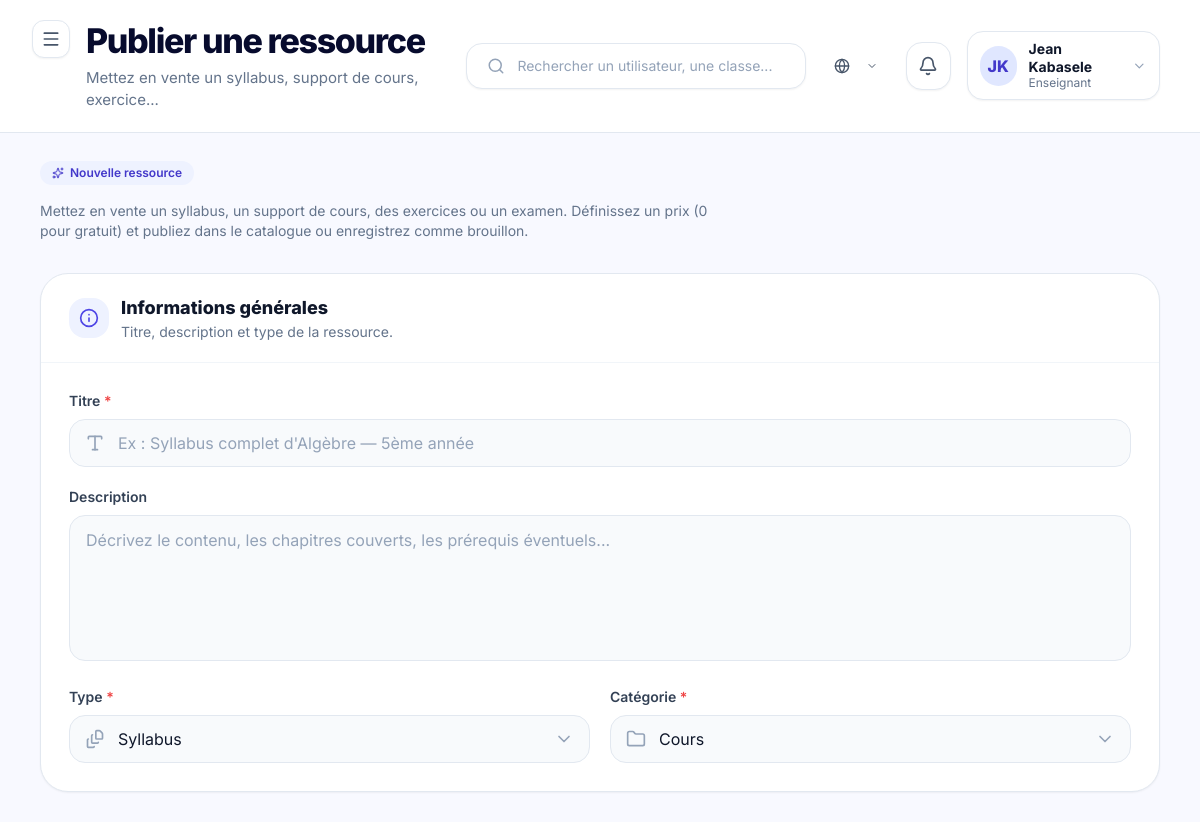
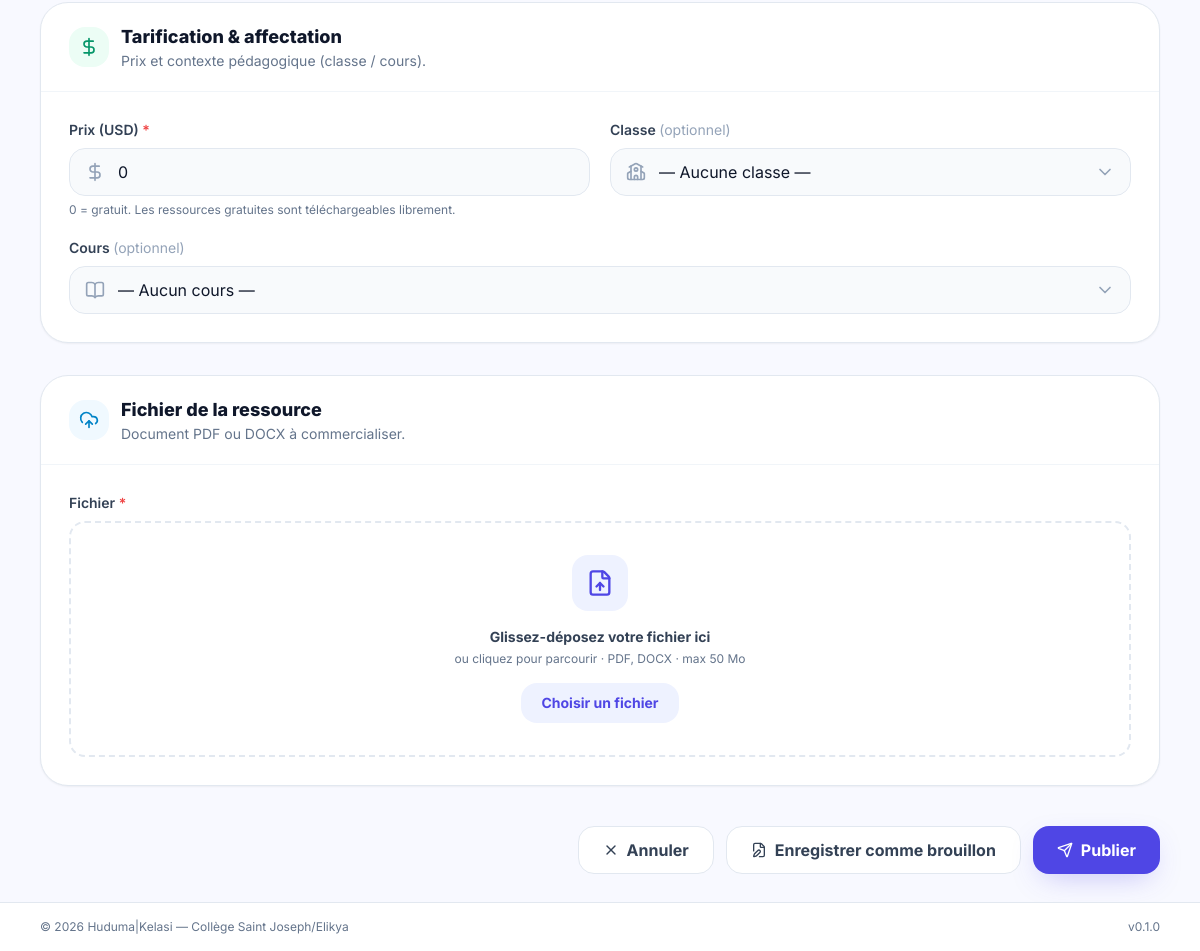
/marketplace/publier/ (signed in), run on the app's committed database (2 pictures, top to bottom).
### apps/accounts/models.py (models this page shows, shortened)
class User(AbstractBaseUser, PermissionsMixin, BaseModel):
    email = models.EmailField(
        unique=True,
        verbose_name=_("Email"),
        help_text=_("Adresse email utilisée comme identifiant de connexion."),
    )
    first_name = models.CharField(
        max_length=80,
        verbose_name=_("Prénom"),
    )
    last_name = models.CharField(
        max_length=80,
        verbose_name=_("Nom"),
    )
    role = models.CharField(
        max_length=30,
        choices=UserRole.choices,
        default=UserRole.ELEVE,
        verbose_name=_("Rôle"),
        help_text=_("Rôle de l'utilisateur dans la plateforme."),
    )
    phone = models.CharField(
        max_length=30,
        blank=True,
        default="",
        verbose_name=_("Téléphone"),
    )
    avatar = models.ImageField(
        upload_to="avatars/",
        blank=True,
        null=True,
        verbose_name=_("Avatar"),
    )
    is_active = models.BooleanField(
        default=True,
        verbose_name=_("Actif"),
    )
    is_staff = models.BooleanField(
        default=False,
        verbose_name=_("Accès admin Django"),
    )
    date_joined = models.DateTimeField(
        auto_now_add=True,
        verbose_name=_("Date d'inscription"),
    )
    USERNAME_FIELD = "email"
    REQUIRED_FIELDS = ["first_name", "last_name"]
    objects = UserManager()
    class Meta:
        verbose_name = _("Utilisateur")
        verbose_name_plural = _("Utilisateurs")
        ordering = ["last_name", "first_name"]
        indexes = [
            models.Index(fields=["role"]),
            models.Index(fields=["is_active"]),
        ]
    @property
    def full_name(self) -> str:
        return f"{self.first_name} {self.last_name}".strip()
    @property
    def short_label(self) -> str:
        return ROLE_SHORT_LABELS.get(self.role, self.role)
    @property
    def initials(self) -> str:
        first = (self.first_name or "").strip()
        last = (self.last_name or "").strip()
        if first and last:
            return f"{first[0]}{last[0]}".upper()
        if first:
            return first[0].upper()
        if self.email:
            return self.email[0].upper()
        return "?"

### apps/marketplace/views.py (the view, shortened to what this page needs)
# urls.py: path("publier/", ResourceCreateView.as_view(), name="publish"),
class ResourceCreateView(RoleRequiredMixin, View):
    allowed_roles = [UserRole.ENSEIGNANT, UserRole.ADMIN]
    template_name = "pages/marketplace/publier.html"
    def get(self, request):
        ctx = {
            "page_title": "Publier une ressource",
            "page_subtitle": "Mettez en vente un syllabus, support de cours, exercice...",
            "classes": Classe.objects.all(),
            "cours_list": Cours.objects.select_related("classe").all(),
            "type_choices": ResourceType.choices,
            "category_choices": ResourceCategory.choices,
        }
        return render(request, self.template_name, ctx)

### apps/core/context_processors.py (called while the page is built)
def _get_unread_count(user):
    try:
        from apps.notifications.models import Notification
        return Notification.objects.filter(destinataire=user, lu=False).count()
    except Exception:
        return 0

### apps/core/managers.py (called while the page is built)
    def get_queryset(self):
        return super().get_queryset().filter(deleted_at__isnull=True)

### apps/core/mixins.py (called while the page is built)
    def dispatch(self, request, *args, **kwargs):
        user = request.user
        if not user.is_authenticated:
            return self.handle_no_permission()
        if self.allowed_roles and user.role not in self.allowed_roles:
            raise PermissionDenied(
                "Votre rôle ne vous permet pas d'accéder à cette page."
            )
        return super().dispatch(request, *args, **kwargs)

### templates/pages/marketplace/publier.html (shortened to what this page needs)
{% extends "layouts/dashboard.html" %}
{% load huduma_tags %}
{% load static %}
{% block content %}
  <section class="mb-8">
    <span class="inline-flex items-center gap-1.5 px-3 py-1 rounded-full bg-indigo-50 text-indigo-700 font-semibold text-xs mb-4">
      <i data-lucide="sparkles" class="w-3 h-3"></i>
      Nouvelle ressource
    </span>
    <p class="text-sm text-slate-500 max-w-2xl">
      Mettez en vente un syllabus, un support de cours, des exercices ou un examen.
      Définissez un prix (0 pour gratuit) et publiez dans le catalogue ou enregistrez comme brouillon.
    </p>
  </section>
  <form method="post" action="{% url 'marketplace:publish' %}" enctype="multipart/form-data" class="space-y-8">
    <section class="bg-white border border-slate-200 rounded-[28px] shadow-sm overflow-hidden">
      <div class="px-7 py-5 border-b border-slate-100 flex items-center gap-3">
        <div class="w-10 h-10 rounded-2xl bg-indigo-50 flex items-center justify-center">
          <i data-lucide="info" class="w-5 h-5 text-indigo-600"></i>
        </div>
        <div>
          <h3 class="text-lg font-extrabold text-slate-900">Informations générales</h3>
          <p class="text-sm text-slate-500">Titre, description et type de la ressource.</p>
        </div>
      </div>
      <div class="p-7 grid grid-cols-1 md:grid-cols-2 gap-5">
        <div class="md:col-span-2">
          <label for="titre" class="block text-sm font-semibold text-slate-700 mb-2">
            Titre <span class="text-red-500">*</span>
          </label>
          <div class="relative">
            <input type="text" name="titre" id="titre" required
              placeholder="Ex : Syllabus complet d'Algèbre — 5ème année"
              class="w-full h-12 pl-12 pr-4 rounded-2xl border border-slate-200 bg-slate-50 focus:bg-white focus:border-indigo-500 focus:ring-4 focus:ring-indigo-100 outline-none transition-all text-slate-900 placeholder:text-slate-400">
          </div>
        </div>
        <div class="md:col-span-2">
          <label for="description" class="block text-sm font-semibold text-slate-700 mb-2">
            Description
          </label>
          <textarea name="description" id="description" rows="5"
            placeholder="Décrivez le contenu, les chapitres couverts, les prérequis éventuels..."
            class="w-full px-4 py-3 rounded-2xl border border-slate-200 bg-slate-50 focus:bg-white focus:border-indigo-500 focus:ring-4 focus:ring-indigo-100 outline-none transition-all text-slate-900 placeholder:text-slate-400 resize-none"></textarea>
        </div>
        <div>
          <label for="type" class="block text-sm font-semibold text-slate-700 mb-2">
            Type <span class="text-red-500">*</span>
          </label>
          <div class="relative">
            <select name="type" id="type" required
              class="w-full h-12 pl-12 pr-10 rounded-2xl border border-slate-200 bg-slate-50 focus:bg-white focus:border-indigo-500 focus:ring-4 focus:ring-indigo-100 outline-none transition-all text-slate-900 appearance-none cursor-pointer">
              {% for value, label in type_choices %}
                <option value="{{ value }}">{{ label }}</option>
              {% endfor %}
            </select>
          </div>
        </div>
        <div>
          <label for="categorie" class="block text-sm font-semibold text-slate-700 mb-2">
            Catégorie <span class="text-red-500">*</span>
          </label>
          <div class="relative">
            <select name="categorie" id="categorie" required
              class="w-full h-12 pl-12 pr-10 rounded-2xl border border-slate-200 bg-slate-50 focus:bg-white focus:border-indigo-500 focus:ring-4 focus:ring-indigo-100 outline-none transition-all text-slate-900 appearance-none cursor-pointer">
              {% for value, label in category_choices %}
                <option value="{{ value }}">{{ label }}</option>
              {% endfor %}
            </select>
          </div>
        </div>
      </div>
    </section>
    <section class="bg-white border border-slate-200 rounded-[28px] shadow-sm overflow-hidden">
      <div class="px-7 py-5 border-b border-slate-100 flex items-center gap-3">
        <div class="w-10 h-10 rounded-2xl bg-emerald-50 flex items-center justify-center">
          <i data-lucide="dollar-sign" class="w-5 h-5 text-emerald-600"></i>
        </div>
        <div>
          <h3 class="text-lg font-extrabold text-slate-900">Tarification & affectation</h3>
          <p class="text-sm text-slate-500">Prix et contexte pédagogique (classe / cours).</p>
        </div>
      </div>
      <div class="p-7 grid grid-cols-1 md:grid-cols-2 gap-5">
        <div>
          <label for="prix" class="block text-sm font-semibold text-slate-700 mb-2">
            Prix (USD) <span class="text-red-500">*</span>
          </label>
          <div class="relative">
            <input type="number" name="prix" id="prix" value="0" min="0" step="0.01" required
              class="w-full h-12 pl-12 pr-4 rounded-2xl border border-slate-200 bg-slate-50 focus:bg-white focus:border-indigo-500 focus:ring-4 focus:ring-indigo-100 outline-none transition-all text-slate-900">
          </div>
          <p class="mt-1.5 text-xs text-slate-500">0 = gratuit. Les ressources gratuites sont téléchargeables librement.</p>
        </div>
        <div>
          <label for="classe" class="block text-sm font-semibold text-slate-700 mb-2">
            Classe <span class="text-slate-400 font-normal">(optionnel)</span>
          </label>
          <div class="relative">
            <select name="classe" id="classe"
              class="w-full h-12 pl-12 pr-10 rounded-2xl border border-slate-200 bg-slate-50 focus:bg-white focus:border-indigo-500 focus:ring-4 focus:ring-indigo-100 outline-none transition-all text-slate-900 appearance-none cursor-pointer">
              <option value="">— Aucune classe —</option>
            </select>
          </div>
        </div>
        <div class="md:col-span-2">
          <label for="cours" class="block text-sm font-semibold text-slate-700 mb-2">
            Cours <span class="text-slate-400 font-normal">(optionnel)</span>
          </label>
          <div class="relative">
            <select name="cours" id="cours"
              class="w-full h-12 pl-12 pr-10 rounded-2xl border border-slate-200 bg-slate-50 focus:bg-white focus:border-indigo-500 focus:ring-4 focus:ring-indigo-100 outline-none transition-all text-slate-900 appearance-none cursor-pointer">
              <option value="">— Aucun cours —</option>
            </select>
          </div>
        </div>
      </div>
    </section>
    <section class="bg-white border border-slate-200 rounded-[28px] shadow-sm overflow-hidden">
      <div class="px-7 py-5 border-b border-slate-100 flex items-center gap-3">
        <div class="w-10 h-10 rounded-2xl bg-sky-50 flex items-center justify-center">
          <i data-lucide="upload-cloud" class="w-5 h-5 text-sky-600"></i>
        </div>
        <div>
          <h3 class="text-lg font-extrabold text-slate-900">Fichier de la ressource</h3>
          <p class="text-sm text-slate-500">Document PDF ou DOCX à commercialiser.</p>
        </div>
      </div>
      <div class="p-7">
        <label for="fichier" class="block text-sm font-semibold text-slate-700 mb-2">
          Fichier <span class="text-red-500">*</span>
        </label>
        <div class="relative border-2 border-dashed border-slate-200 rounded-2xl p-8 hover:border-indigo-300 transition-colors text-center">
          <div class="flex flex-col items-center">
            <div class="w-14 h-14 rounded-2xl bg-indigo-50 text-indigo-600 flex items-center justify-center mb-4">
              <i data-lucide="file-up" class="w-7 h-7"></i>
            </div>
            <p class="text-sm font-bold text-slate-700 mb-1">Glissez-déposez votre fichier ici</p>
            <p class="text-xs text-slate-500 mb-4">ou cliquez pour parcourir · PDF, DOCX · max 50 Mo</p>
            <label for="fichier"
                   class="cursor-pointer bg-indigo-50 text-indigo-600 px-5 py-2.5 rounded-2xl font-bold text-sm hover:bg-indigo-100 transition-colors">
              Choisir un fichier
            </label>
          </div>
        </div>
      </div>
    </section>
    <div class="flex flex-col-reverse sm:flex-row items-center justify-end gap-3 pt-2">
      <a href="{% url 'marketplace:my_resources' %}"
         class="w-full sm:w-auto h-12 px-6 rounded-2xl border border-slate-200 bg-white text-slate-700 font-bold hover:bg-slate-50 transition-colors flex items-center justify-center gap-2">
        <i data-lucide="x" class="w-4 h-4"></i>
        Annuler
      </a>
      <button type="submit" name="action" value="save_draft"
        class="w-full sm:w-auto h-12 px-6 rounded-2xl border border-slate-200 bg-white text-slate-700 font-bold hover:bg-slate-50 transition-colors flex items-center justify-center gap-2">
        <i data-lucide="file-edit" class="w-4 h-4"></i>
        Enregistrer comme brouillon
      </button>
      <button type="submit" name="action" value="publish"
        class="w-full sm:w-auto h-12 px-6 rounded-2xl bg-indigo-600 text-white font-bold shadow-indigo-glow hover:bg-indigo-700 transition-colors flex items-center justify-center gap-2">
        <i data-lucide="send" class="w-4 h-4"></i>
        Publier
      </button>
    </div>
  </form>
{% endblock %}

### templates/partials/navbar.html (shortened to what this page needs)
<div class="flex flex-col lg:flex-row lg:items-center justify-between gap-6 w-full">
  <div class="flex items-start gap-4">
    <button
      @click="sidebarOpen = !sidebarOpen"
      class="xl:hidden p-2 -ml-2 rounded-xl bg-white border border-slate-200 text-slate-600 hover:bg-slate-50 shadow-sm"
      aria-label="Basculer la sidebar"
    >
      <i data-lucide="menu" class="w-5 h-5"></i>
    </button>
    <div>
      <h2 class="text-[26px] lg:text-[34px] font-extrabold tracking-[-0.04em] text-kelasi-ink leading-tight">
        {% block navbar_title %}{{ page_title|default:"Tableau de bord" }}{% endblock %}
      </h2>
      {% if page_subtitle %}
        <p class="mt-1 text-slate-500 text-[14px] lg:text-[15px]">{{ page_subtitle }}</p>
      {% endif %}
    </div>
  </div>
  <div class="flex items-center gap-4">
    <div class="hidden md:flex items-center gap-3 w-[300px] lg:w-[360px] bg-white border border-slate-200 rounded-2xl px-5 py-3 shadow-sm">
      <i data-lucide="search" class="w-5 h-5 text-slate-400"></i>
      <input
        type="text"
        placeholder="Rechercher un utilisateur, une classe..."
        class="w-full outline-none text-sm bg-transparent text-slate-700 placeholder:text-slate-400"
      >
    </div>
    {% include "partials/language_switcher.html" %}
    <a
      href="{% url 'notifications:list' %}"
      class="relative w-12 h-12 rounded-2xl bg-white border border-slate-200 flex items-center justify-center shadow-sm hover:bg-slate-50"
      title="Notifications"
    >
      <i data-lucide="bell" class="w-5 h-5 text-slate-600"></i>
    </a>
    <div class="relative" x-data="{ userMenuOpen: false }">
      <button
        @click="userMenuOpen = !userMenuOpen"
        class="flex items-center gap-3 bg-white border border-slate-200 rounded-2xl px-3 py-2 shadow-sm hover:bg-slate-50"
      >
        <span class="w-10 h-10 rounded-full bg-indigo-100 text-indigo-700 flex items-center justify-center font-extrabold">
          {{ request.user.initials }}
        </span>
        <div class="hidden lg:block text-left">
          <p class="text-sm font-bold text-slate-900 leading-tight">{{ request.user.full_name }}</p>
          <p class="text-xs text-slate-500">{{ request.user.short_label }}</p>
        </div>
        <i data-lucide="chevron-down" class="w-4 h-4 text-slate-400 hidden lg:block"></i>
      </button>
    </div>
  </div>
</div>

### templates/layouts/base.html (style rules this page uses)
body { font-family: 'Inter', system-ui, sans-serif; }

### data on the page
User: user.initials "JK", user.full_name "Jean Kabasele", user.short_label "Enseignant"

### other printed values
{{ page_title|default:"Tableau de bord" }} "Publier une ressource"
{{ page_subtitle }} "Mettez en vente un syllabus, support de cours, exercice..."
{{ HUDUMA_NAME }} "Huduma"
{{ HUDUMA_VERSION }} "0.1.0"
form field type "Syllabus"
form field categorie "Cours"
